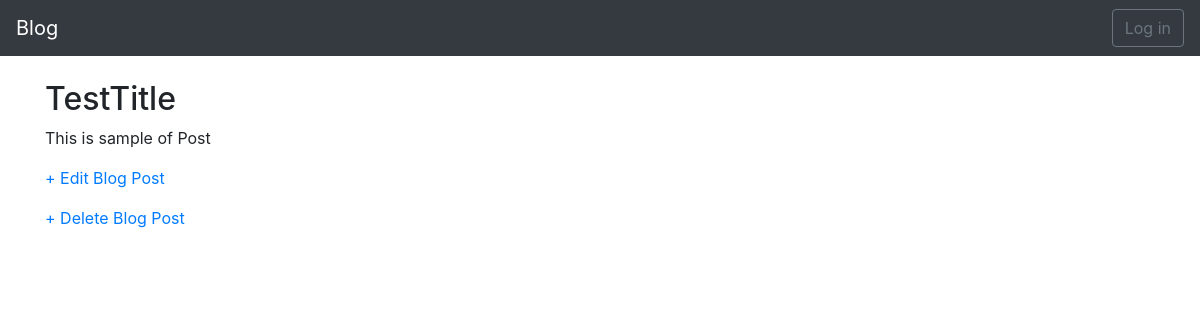
/post/1/, run on an earlier commit of the app's database.
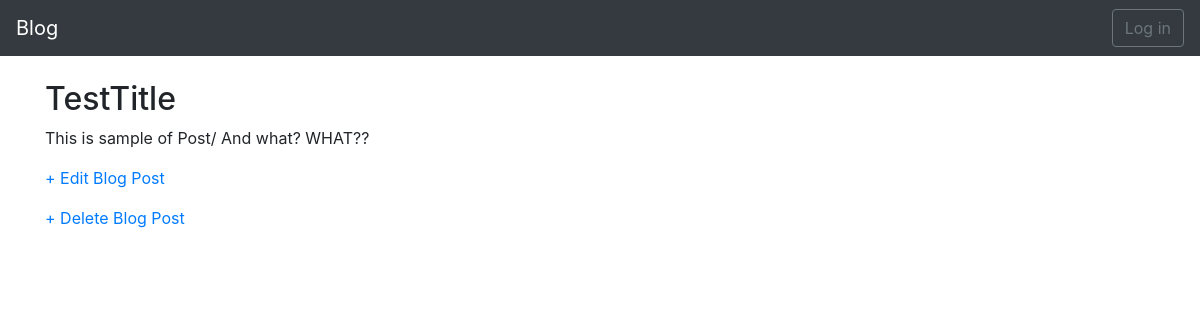
And on a later commit of the database.
### blog/models.py (models this page shows, shortened)
class Post(models.Model):
    title = models.CharField(max_length=200,
                             default="WithoutTitle")
    text = models.TextField()
    author = models.ForeignKey(User,
                               on_delete=SET_NULL,
                               related_name='all_posts',
                               blank=True,
                               null=True)

### blog/views.py (the view)
# urls.py: path('post/<int:pk>/', PostDetailView.as_view(), name='post_detail'),
class PostDetailView(DetailView):
    model = Post
    template_name = 'post_detail.html'

### templates/post_detail.html
{% extends 'base.html' %}
{% block content %}
  <div class="post-entry">
    <h2>{{ object.title }}</h2>
    <p>{{ object.text }}</p>
  </div>
  <p><a href="{% url 'post_edit' post.pk %}">+ Edit Blog Post</a></p>
  <p><a href="{% url 'post_delete' post.pk %}">+ Delete Blog Post</a></p>
{% endblock content %}

What changed in the data, as far as the page shows it:
changed Post "TestTitle": text "This is sample of Post" → "This is sample of Post/ And what? WHAT??"
